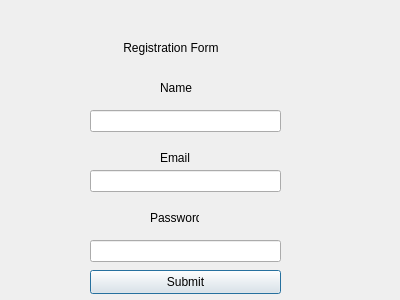
<?xml version="1.0" encoding="UTF-8"?>
<ui version="4.0">
 <class>login</class>
 <widget class="QDialog" name="login">
  <property name="geometry">
   <rect>
    <x>0</x>
    <y>0</y>
    <width>400</width>
    <height>300</height>
   </rect>
  </property>
  <property name="windowTitle">
   <string>Dialog</string>
  </property>
  <widget class="QLabel" name="label_2">
   <property name="geometry">
    <rect>
     <x>160</x>
     <y>150</y>
     <width>49</width>
     <height>16</height>
    </rect>
   </property>
   <property name="text">
    <string>Email</string>
   </property>
  </widget>
  <widget class="QLabel" name="label">
   <property name="geometry">
    <rect>
     <x>160</x>
     <y>80</y>
     <width>81</width>
     <height>16</height>
    </rect>
   </property>
   <property name="text">
    <string>Name</string>
   </property>
  </widget>
  <widget class="QLineEdit" name="lineEdit_3">
   <property name="geometry">
    <rect>
     <x>90</x>
     <y>240</y>
     <width>191</width>
     <height>22</height>
    </rect>
   </property>
  </widget>
  <widget class="QLineEdit" name="lineEdit">
   <property name="geometry">
    <rect>
     <x>90</x>
     <y>110</y>
     <width>191</width>
     <height>22</height>
    </rect>
   </property>
  </widget>
  <widget class="QLabel" name="label_4">
   <property name="geometry">
    <rect>
     <x>120</x>
     <y>40</y>
     <width>111</width>
     <height>16</height>
    </rect>
   </property>
   <property name="text">
    <string> Registration Form</string>
   </property>
  </widget>
  <widget class="QLabel" name="label_3">
   <property name="geometry">
    <rect>
     <x>150</x>
     <y>210</y>
     <width>49</width>
     <height>16</height>
    </rect>
   </property>
   <property name="text">
    <string>Password</string>
   </property>
  </widget>
  <widget class="QLineEdit" name="lineEdit_2">
   <property name="geometry">
    <rect>
     <x>90</x>
     <y>170</y>
     <width>191</width>
     <height>22</height>
    </rect>
   </property>
  </widget>
  <widget class="QPushButton" name="pushButton">
   <property name="geometry">
    <rect>
     <x>90</x>
     <y>270</y>
     <width>191</width>
     <height>24</height>
    </rect>
   </property>
   <property name="text">
    <string>Submit</string>
   </property>
  </widget>
 </widget>
 <resources/>
 <connections/>
</ui>
